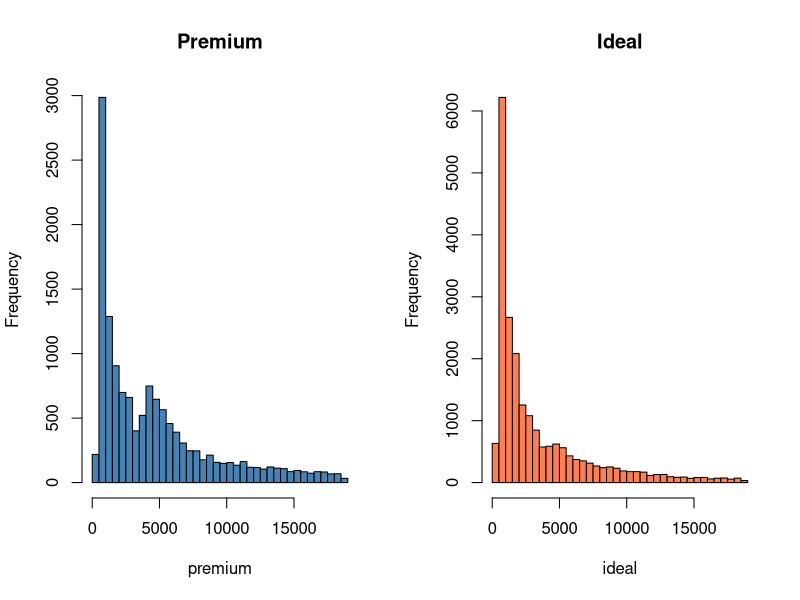

Reproduce this figure in R.
## ---- chunk 1
library(dplyr)
library(ggplot2)

premium <- diamonds |> filter(cut == "Premium") |> pull(price)
ideal <- diamonds |> filter(cut == "Ideal") |> pull(price)

result <- t.test(premium, ideal)
print(result)
## ---- chunk 2
# Compute Cohen's d
d <- (mean(premium) - mean(ideal)) / sqrt((sd(premium)^2 + sd(ideal)^2) / 2)
cat("Cohen's d:", round(d, 3), "\n")
## ---- chunk 3
# Check normality (or argue CLT applies)
cat("Premium n:", length(premium), "\n")
cat("Ideal n:", length(ideal), "\n")

# Histogram of both groups
par(mfrow = c(1, 2))
hist(premium, breaks = 40, main = "Premium", col = "steelblue")
hist(ideal, breaks = 40, main = "Ideal", col = "coral")
